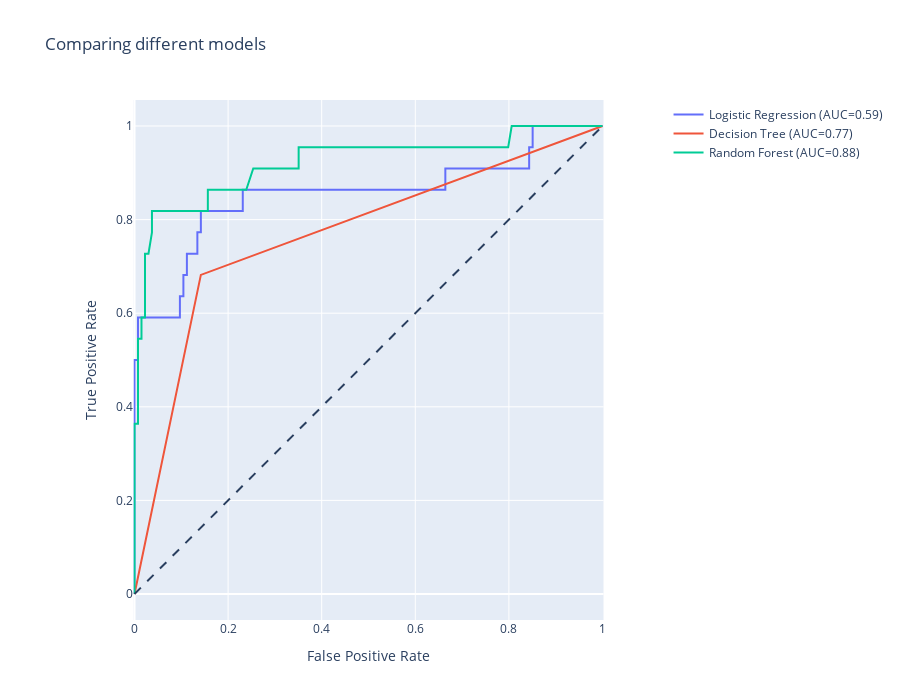

Notebook source saved alongside this figure:
### Code cell
fig = go.Figure()
fig.add_shape(
    type='line', line=dict(dash='dash'),
    x0=0, x1=1, y0=0, y1=1
)

for name, clf in clfs.items(): 
    clf.fit(X_train_rnd, y_train_rnd)
    y_pred= clf.predict(X_test) 
    fpr, tpr, thresholds = metrics.roc_curve(y_test, clf.predict_proba(X_test)[:,1])
    auc = metrics.roc_auc_score(y_test, clf.predict(X_test))

    name = f"{name} (AUC={auc:.2f})"
    fig.add_trace(go.Scatter(x=fpr, y=tpr, name=name, mode='lines'))

fig.update_layout(
    xaxis_title='False Positive Rate',
    yaxis_title='True Positive Rate',
    yaxis=dict(scaleanchor="x", scaleratio=1),
    xaxis=dict(constrain='domain'),
    width=900, height=700
)
fig.update_layout(title_text="Comparing different models")
fig.show()

### Figure 1 — Plotly figure (JSON) as saved in the notebook; plotly's stock layout.template omitted (floating-point values rounded to 4 significant figures)
{"data": [{"mode": "lines", "name": "Logistic Regression (AUC=0.59)", "type": "scatter", "x": [0, 0, 0, 0.007463, 0.007463, 0.09701, 0.09701, 0.1045, 0.1045, 0.1119, 0.1119, 0.1343, 0.1343, 0.1418, 0.1418, 0.2313, 0.2313, 0.6642, 0.6642, 0.8433, 0.8433, 0.8507, 0.8507, 1], "y": [0, 0.04545, 0.5, 0.5, 0.5909, 0.5909, 0.6364, 0.6364, 0.6818, 0.6818, 0.7273, 0.7273, 0.7727, 0.7727, 0.8182, 0.8182, 0.8636, 0.8636, 0.9091, 0.9091, 0.9545, 0.9545, 1, 1]}, {"mode": "lines", "name": "Decision Tree (AUC=0.77)", "type": "scatter", "x": [0, 0.1418, 1], "y": [0, 0.6818, 1]}, {"mode": "lines", "name": "Random Forest (AUC=0.88)", "type": "scatter", "x": [0, 0, 0, 0, 0.007463, 0.007463, 0.007463, 0.007463, 0.01493, 0.01493, 0.02239, 0.02239, 0.02239, 0.02985, 0.03731, 0.03731, 0.04478, 0.07463, 0.1045, 0.1269, 0.1418, 0.1567, 0.1567, 0.2164, 0.2388, 0.2537, 0.2687, 0.2836, 0.291, 0.3209, 0.3284, 0.3507, 0.3507, 0.3806, 0.403, 0.4179, 0.4328, 0.4627, 0.5075, 0.5224, 0.5597, 0.5896, 0.6194, 0.6269, 0.6567, 0.6791, 0.7164, 0.7313, 0.7388, 0.7687, 0.7985, 0.806, 0.8209, 0.8358, 0.8582, 0.8881, 0.9328, 0.9627, 0.9776, 1], "y": [0, 0.04545, 0.2727, 0.3636, 0.3636, 0.4091, 0.5, 0.5455, 0.5455, 0.5909, 0.5909, 0.6364, 0.7273, 0.7273, 0.7727, 0.8182, 0.8182, 0.8182, 0.8182, 0.8182, 0.8182, 0.8182, 0.8636, 0.8636, 0.8636, 0.9091, 0.9091, 0.9091, 0.9091, 0.9091, 0.9091, 0.9091, 0.9545, 0.9545, 0.9545, 0.9545, 0.9545, 0.9545, 0.9545, 0.9545, 0.9545, 0.9545, 0.9545, 0.9545, 0.9545, 0.9545, 0.9545, 0.9545, 0.9545, 0.9545, 0.9545, 1, 1, 1, 1, 1, 1, 1, 1, 1]}], "layout": {"height": 700, "shapes": [{"line": {"dash": "dash"}, "type": "line", "x0": 0, "x1": 1, "y0": 0, "y1": 1}], "title": {"text": "Comparing different models"}, "width": 900, "xaxis": {"constrain": "domain", "title": {"text": "False Positive Rate"}}, "yaxis": {"scaleanchor": "x", "scaleratio": 1, "title": {"text": "True Positive Rate"}}}}
